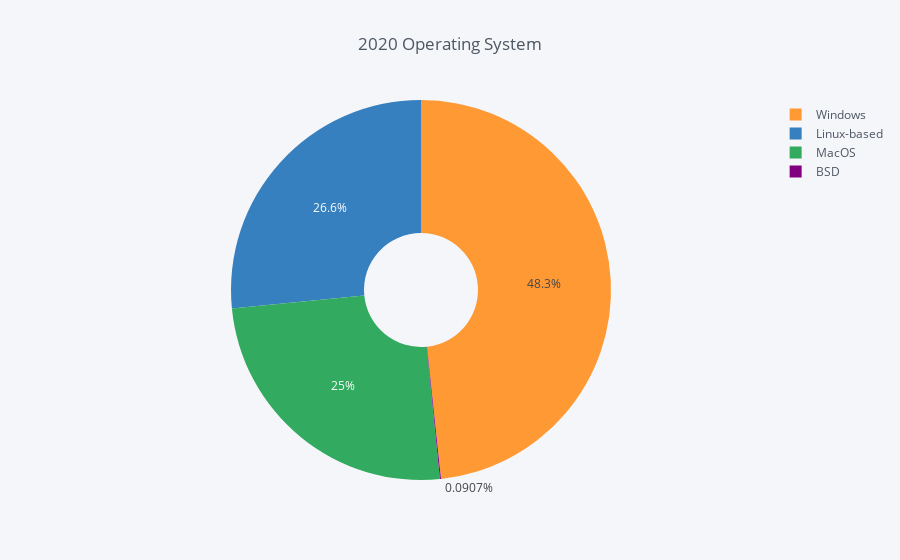

The notebook cell saved with this chart:
### Markdown cell above
**2020 Operating System**

### Code cell
eda = df_2020["OpSys"].value_counts()
df = pd.DataFrame({'labels': eda.index,
                   'values': eda.values
                  })
df.iplot(kind='pie',labels='labels',values='values', 
         title='2020 Operating System', hole = 0.3)

### Figure 1 — Plotly figure (JSON) as saved in the notebook; plotly's stock layout.template omitted (floating-point values rounded to 4 significant figures)
{"data": [{"hole": 0.3, "labels": ["Windows", "Linux-based", "MacOS", "BSD"], "marker": {"colors": ["rgba(255, 153, 51, 1.0)", "rgba(55, 128, 191, 1.0)", "rgba(50, 171, 96, 1.0)", "rgba(128, 0, 128, 1.0)"]}, "name": "", "type": "pie", "values": [27170, 14932, 14075, 51]}], "layout": {"legend": {"bgcolor": "#F5F6F9", "font": {"color": "#4D5663"}}, "paper_bgcolor": "#F5F6F9", "plot_bgcolor": "#F5F6F9", "title": "2020 Operating System", "titlefont": {"color": "#4D5663"}}}
